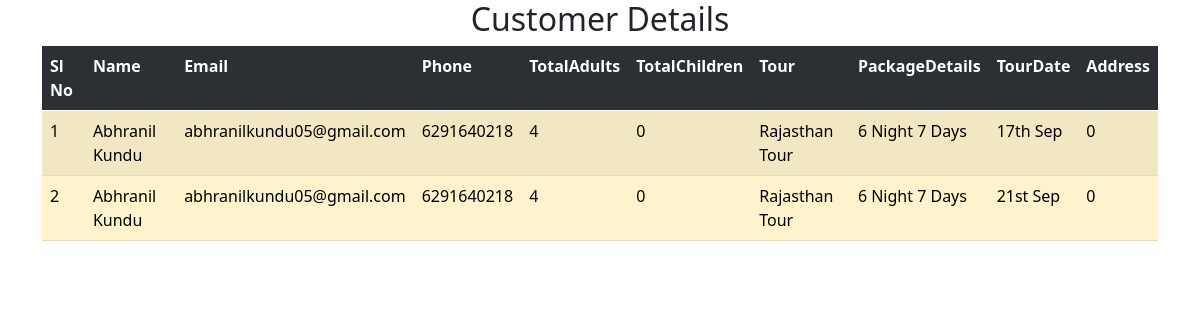
Page /bookdisplay.php on the committed database.
### tables this page shows
CREATE TABLE `custrecord` (
  `Id` int(255) NOT NULL,
  `Name` varchar(255) NOT NULL,
  `Email` varchar(255) NOT NULL,
  `Phone` varchar(255) NOT NULL,
  `TotalAdults` varchar(255) NOT NULL,
  `TotalChildren` varchar(255) NOT NULL,
  `Tour` varchar(255) NOT NULL,
  `PackageDetails` varchar(255) NOT NULL,
  `TourDate` varchar(255) NOT NULL,
  `Address` int(255) NOT NULL
);

### bookdisplay.php (the view, shortened to what this page needs)
<!doctype html>
<html lang="en">
  <head>
    <link href="https://cdn.jsdelivr.net/npm/bootstrap@5.0.2/dist/css/bootstrap.min.css" rel="stylesheet">
  </head>
  <body>
    <div class="container">
      <div class="row">
        <div class="col-12 col-md-12 col-sm-12">
          <h2 class=" text-center">Customer Details</h2>
          <div class="table-responsive">
            <table class="table table-border table-warning table-hover table-striped">
              <thread>
                <tr class="table-dark">
                  <th>Sl No</th>
                  <th>Name</th>
                  <th>Email</th>
                  <th>Phone</th>
                  <th>TotalAdults</th>
                  <th>TotalChildren</th>
                  <th>Tour</th>
                  <th>PackageDetails</th>
                  <th>TourDate</th>
                  <th>Address</th>
                </tr>
              </thread>
              <tbody>
                <?php
                  include('connection.php');
                  $sql="SELECT * FROM custrecord";
                  $query=mysqli_query($con,$sql);
                  while($row=mysqli_fetch_array($query))
                {
               ?>
                <tr>
                  <td><?php echo $row['Id'];?></td>
                  <td><?php echo $row['Name'];?></td>
                  <td><?php echo $row['Email'];?></td>
                  <td><?php echo $row['Phone'];?></td>
                  <td><?php echo $row['TotalAdults'];?></td>
                  <td><?php echo $row['TotalChildren'];?></td>
                  <td><?php echo $row['Tour'];?></td>
                  <td><?php echo $row['PackageDetails'];?></td>
                  <td><?php echo $row['TourDate'];?></td>
                  <td><?php echo $row['Address'];?></td>
                </tr>
                <?php
                }
                ?>
              </tbody>
            </table>
          </div>
        </div>
      </div>
    </div>
  </body>
</html>

### rows in the picture
custrecord: Id "1", Name "Abhranil Kundu", Email "abhranilkundu05@gmail.com", Phone "6291640218", TotalAdults "4", TotalChildren "0", Tour "Rajasthan Tour", PackageDetails "6 Night 7 Days", TourDate "17th Sep", Address "0"
custrecord: Id "2", Name "Abhranil Kundu", Email "abhranilkundu05@gmail.com", Phone "6291640218", TotalAdults "4", TotalChildren "0", Tour "Rajasthan Tour", PackageDetails "6 Night 7 Days", TourDate "21st Sep", Address "0"
